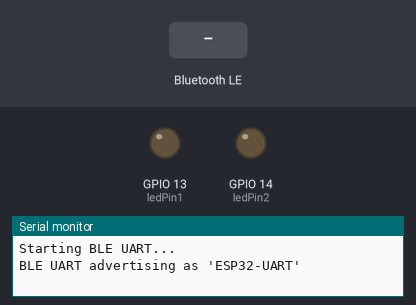
The sketch below on a simulated ESP32. Parts: output pins drawn as LEDs (lit = HIGH), the last lines printed to the serial monitor. Dashed ring = blinking. The inputs (shaded band) are chosen by the test bench. Nothing arrives over Bluetooth unless stated; a phone connects over Bluetooth LE 3 s after start.

Above: at 2.2 s.
2.3 s: Bluetooth LE write "F" received
At 3.4 s:
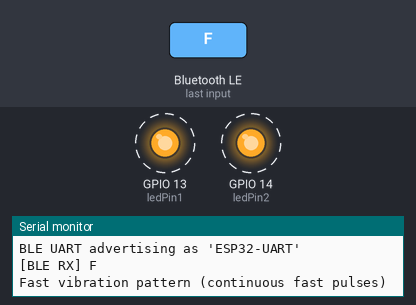
5.3 s: Bluetooth LE write "R" received
At 5.69 s:
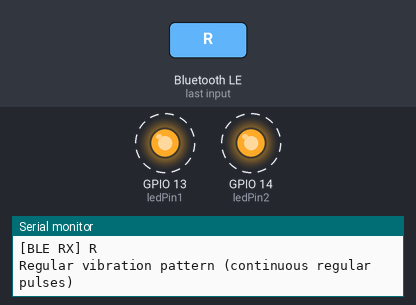
8.3 s: Bluetooth LE write "C" received
Timing chart, 0 to 11.3 s (numbered marks = the images above; inputs shaded):
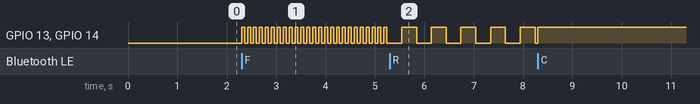

The sketch:

sketch_oct3b.ino
```cpp
#include <BLEDevice.h>
#include <BLEServer.h>
#include <BLEUtils.h>
#include <BLE2902.h>

// Nordic UART Service (NUS) UUIDs
#define NUS_SERVICE_UUID        "6E400001-B5A3-F393-E0A9-E50E24DCCA9E"
#define NUS_RX_CHAR_UUID        "6E400002-B5A3-F393-E0A9-E50E24DCCA9E"
#define NUS_TX_CHAR_UUID        "6E400003-B5A3-F393-E0A9-E50E24DCCA9E"

BLECharacteristic *txChar;  // notify
BLECharacteristic *rxChar;  // write

const int ledPin1 = 13;
const int ledPin2 = 14;

enum PatternType { NONE, FAST, REGULAR, CONTINUOUS };
PatternType currentPattern = NONE;

void stopAll() {
  digitalWrite(ledPin1, LOW);
  digitalWrite(ledPin2, LOW);
  currentPattern = NONE;
  Serial.println("Stopped all vibration patterns");
  txChar->setValue("Vibration stopped");
  txChar->notify();
}

class RxCallback: public BLECharacteristicCallbacks {
  void onWrite(BLECharacteristic *pCharacteristic) override {
    String value = pCharacteristic->getValue().c_str();
    if (value.length() > 0) {
      Serial.print("[BLE RX] ");
      Serial.println(value);

      char cmd = value.charAt(0);
      switch (cmd) {
        case 'F':
          currentPattern = FAST;
          Serial.println("Fast vibration pattern (continuous fast pulses)");
          txChar->setValue("Fast vibration");
          txChar->notify();
          break;
        case 'R':
          currentPattern = REGULAR;
          Serial.println("Regular vibration pattern (continuous regular pulses)");
          txChar->setValue("Regular vibration");
          txChar->notify();
          break;
        case 'C':
          currentPattern = CONTINUOUS;
          Serial.println("Continuous vibration (constant ON)");
          txChar->setValue("Continuous vibration");
          txChar->notify();
          break;
        case 'S':
          stopAll();
          break;
        default:
          Serial.println("Unknown command");
          txChar->setValue("Unknown command");
          txChar->notify();
          break;
      }
    }
  }
};


void applyPattern() {
  static unsigned long lastMillis = 0;
  static bool pinState = false;

  if (currentPattern == FAST) {
    unsigned long now = millis();
    if (now - lastMillis >= 60) {  // 60ms cycle
      pinState = !pinState;
      digitalWrite(ledPin1, pinState ? HIGH : LOW);
      digitalWrite(ledPin2, pinState ? HIGH : LOW);
      lastMillis = now;
    }
  } else if (currentPattern == REGULAR) {
    unsigned long now = millis();
    if (now - lastMillis >= 300) {  // 300ms cycle
      pinState = !pinState;
      digitalWrite(ledPin1, pinState ? HIGH : LOW);
      digitalWrite(ledPin2, pinState ? HIGH : LOW);
      lastMillis = now;
    }
  } else if (currentPattern == CONTINUOUS) {
    digitalWrite(ledPin1, HIGH);
    digitalWrite(ledPin2, HIGH);
  } else if (currentPattern == NONE) {
    digitalWrite(ledPin1, LOW);
    digitalWrite(ledPin2, LOW);
  }
}


class ServerCallback: public BLEServerCallbacks {
  void onConnect(BLEServer* pServer) override {
    Serial.println("Phone connected");
  }
  void onDisconnect(BLEServer* pServer) override {
    Serial.println("Phone disconnected");
    pServer->getAdvertising()->start();
  }
};

void setup() {
  Serial.begin(115200);
  delay(1000);
  Serial.println("Starting BLE UART...");

  pinMode(ledPin1, OUTPUT);
  digitalWrite(ledPin1, LOW);
  pinMode(ledPin2, OUTPUT);
  digitalWrite(ledPin2, LOW);

  BLEDevice::init("ESP32-UART-1");
  BLEServer *server = BLEDevice::createServer();
  server->setCallbacks(new ServerCallback());

  BLEService *service = server->createService(NUS_SERVICE_UUID);

  // TX: Notify (ESP32 -> phone)
  txChar = service->createCharacteristic(
    NUS_TX_CHAR_UUID,
    BLECharacteristic::PROPERTY_NOTIFY
  );
  txChar->addDescriptor(new BLE2902());

  // RX: Write / Write Without Response (phone -> ESP32)
  rxChar = service->createCharacteristic(
    NUS_RX_CHAR_UUID,
    BLECharacteristic::PROPERTY_WRITE | BLECharacteristic::PROPERTY_WRITE_NR
  );
  rxChar->setCallbacks(new RxCallback());

  service->start();

  BLEAdvertising *adv = BLEDevice::getAdvertising();
  adv->addServiceUUID(NUS_SERVICE_UUID);
  adv->setScanResponse(true);
  adv->setMinPreferred(0x06);
  adv->setMinPreferred(0x12);
  BLEDevice::startAdvertising();

  Serial.println("BLE UART advertising as 'ESP32-UART'");
}

void loop() {
  static uint32_t lastMs = 0;
  applyPattern();
  static uint32_t lastHeartbeat = 0;
  if (millis() - lastHeartbeat > 5000) {
    lastHeartbeat = millis();
    const char* msg = "ESP32 heartbeat\n";
    txChar->setValue((uint8_t*)msg, strlen(msg));
    txChar->notify();
  }
}
```

Measured:
- after the input at 2.3 s, GPIO 13 (ledPin1), GPIO 14 (ledPin2): alternates HIGH for 0.06 s and LOW for 0.06 s, starting at once
- after the input at 5.3 s, GPIO 13 (ledPin1), GPIO 14 (ledPin2): alternates HIGH for 0.30 s and LOW for 0.30 s, starting after 0.24 s
